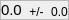
<?xml version="1.0" encoding="UTF-8"?>
<ui version="4.0">
 <class>SampledDoubleLabel</class>
 <widget class="QFrame" name="SampledDoubleLabel">
  <property name="geometry">
   <rect>
    <x>0</x>
    <y>0</y>
    <width>69</width>
    <height>18</height>
   </rect>
  </property>
  <property name="sizePolicy">
   <sizepolicy hsizetype="Expanding" vsizetype="Minimum">
    <horstretch>0</horstretch>
    <verstretch>0</verstretch>
   </sizepolicy>
  </property>
  <property name="font">
   <font>
    <pointsize>11</pointsize>
   </font>
  </property>
  <property name="windowTitle">
   <string>Frame</string>
  </property>
  <property name="frameShape">
   <enum>QFrame::StyledPanel</enum>
  </property>
  <property name="frameShadow">
   <enum>QFrame::Sunken</enum>
  </property>
  <layout class="QHBoxLayout" name="horizontalLayout">
   <property name="leftMargin">
    <number>0</number>
   </property>
   <property name="topMargin">
    <number>0</number>
   </property>
   <property name="rightMargin">
    <number>0</number>
   </property>
   <property name="bottomMargin">
    <number>0</number>
   </property>
   <item>
    <widget class="QLabel" name="ValueLabel">
     <property name="sizePolicy">
      <sizepolicy hsizetype="Preferred" vsizetype="Preferred">
       <horstretch>0</horstretch>
       <verstretch>0</verstretch>
      </sizepolicy>
     </property>
     <property name="text">
      <string>0.0</string>
     </property>
    </widget>
   </item>
   <item>
    <widget class="QLabel" name="SeparatorLabel">
     <property name="sizePolicy">
      <sizepolicy hsizetype="Preferred" vsizetype="Preferred">
       <horstretch>0</horstretch>
       <verstretch>0</verstretch>
      </sizepolicy>
     </property>
     <property name="font">
      <font>
       <pointsize>9</pointsize>
      </font>
     </property>
     <property name="text">
      <string>+/-</string>
     </property>
     <property name="alignment">
      <set>Qt::AlignBottom|Qt::AlignHCenter</set>
     </property>
    </widget>
   </item>
   <item>
    <widget class="QLabel" name="StDevLabel">
     <property name="sizePolicy">
      <sizepolicy hsizetype="Preferred" vsizetype="Preferred">
       <horstretch>0</horstretch>
       <verstretch>0</verstretch>
      </sizepolicy>
     </property>
     <property name="font">
      <font>
       <pointsize>9</pointsize>
      </font>
     </property>
     <property name="text">
      <string>0.0</string>
     </property>
     <property name="alignment">
      <set>Qt::AlignBottom|Qt::AlignHCenter</set>
     </property>
    </widget>
   </item>
  </layout>
 </widget>
 <resources/>
 <connections/>
</ui>
